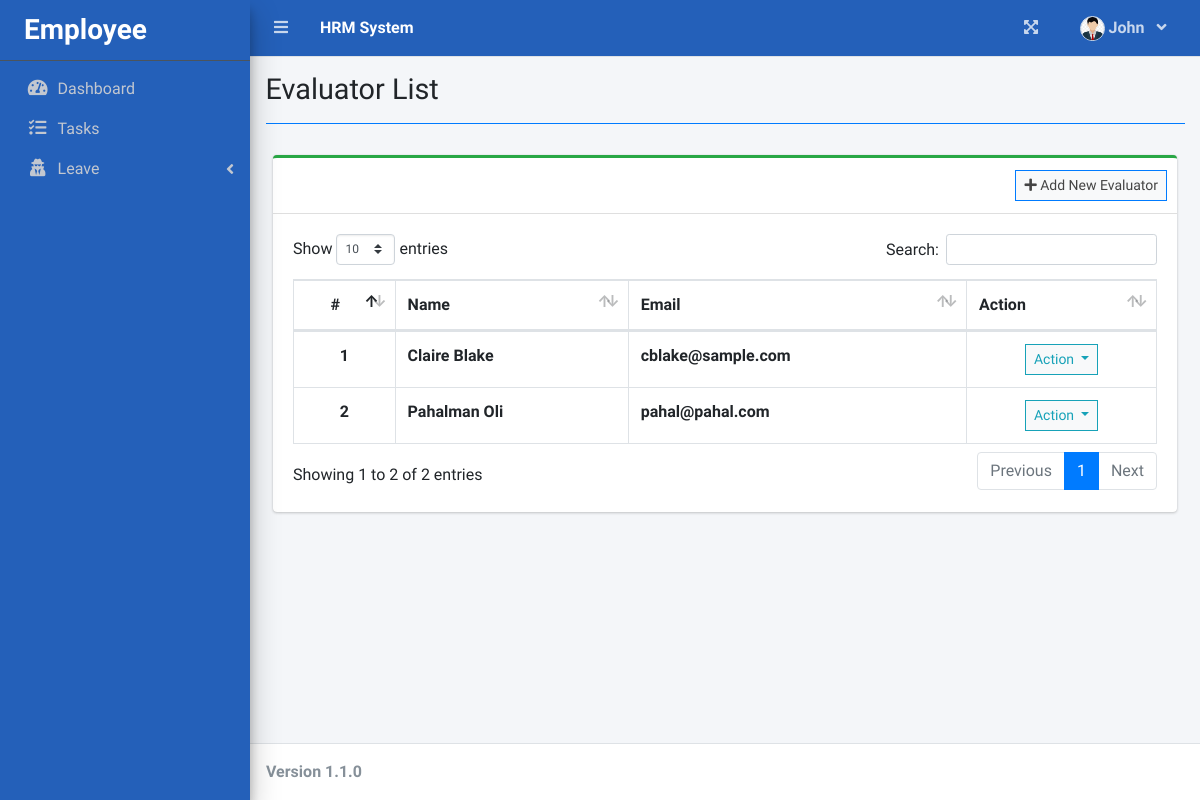
Screenshot of /index.php?page=evaluator_list (signed in) with the database file from the repository.
### tables this page shows
CREATE TABLE `evaluator_list` (
  `id` int(30) NOT NULL,
  `employee_id` varchar(50) NOT NULL,
  `firstname` varchar(200) NOT NULL,
  `middlename` varchar(200) NOT NULL,
  `lastname` varchar(200) NOT NULL,
  `email` varchar(200) NOT NULL,
  `password` text NOT NULL,
  `avatar` text DEFAULT NULL,
  `date_created` datetime NOT NULL DEFAULT current_timestamp()
);

### evaluator_list.php (the view, shortened to what this page needs)
<?php include 'db_connect.php' ?>
<div class="col-lg-12">
	<div class="card card-outline card-success">
		<div class="card-header">
			<div class="card-tools">
				<a class="btn btn-block btn-sm btn-default btn-flat border-primary"
					href="./index.php?page=new_evaluator"><i class="fa fa-plus"></i> Add New Evaluator</a>
			</div>
		</div>
		<div class="card-body">
			<table class="table tabe-hover table-bordered" id="list">
				<thead>
					<tr>
						<th class="text-center">#</th>
						<th>Name</th>
						<th>Email</th>
						<th>Action</th>
					</tr>
				</thead>
				<tbody>
					<?php
					$i = 1;
					$qry = $conn->query("SELECT *,concat(firstname,' ',middlename,' ',lastname) as name FROM evaluator_list order by concat(lastname,', ',firstname,' ',middlename) asc");
					while ($row = $qry->fetch_assoc()):
						?>
						<tr>
							<th class="text-center"><?php echo $i++ ?></th>
							<td><b><?php echo ucwords($row['name']) ?></b></td>
							<td><b><?php echo $row['email'] ?></b></td>
							<td class="text-center">
								<button type="button"
									class="btn btn-default btn-sm btn-flat border-info wave-effect text-info dropdown-toggle"
									data-toggle="dropdown" aria-expanded="true">
									Action
								</button>
							</td>
						</tr>
					<?php endwhile; ?>
				</tbody>
			</table>
		</div>
	</div>
</div>

### rows the page displays
evaluator_list: name "Claire Blake", email "cblake@sample.com"
evaluator_list: name "Pahalman Oli", email "pahal@pahal.com"

### other values shown
$_SESSION['login_firstname'] "John"
$title "Evaluator List"
